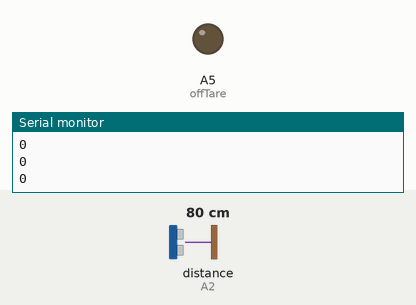
Bench run of a sketch on a simulated Arduino Uno, built with avr-gcc and run on an emulated ATmega328P. On the bench: output pins drawn as LEDs (lit = HIGH), the last lines printed to the serial monitor. Dashed ring = blinking. The inputs (shaded band) are chosen by the test bench; at power-on: distance to the obstacle (sensor on A2) 80 cm.

Above: at 1.2 s.
1.3 s: distance to the obstacle (sensor on A2) set to 48 cm
2.8 s: distance to the obstacle (sensor on A2) set to 42 cm
At 3.08 s:
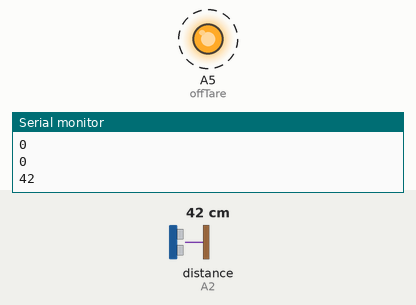
5.8 s: distance to the obstacle (sensor on A2) set to 37 cm
8.8 s: distance to the obstacle (sensor on A2) set to 31 cm
At 9.6 s:
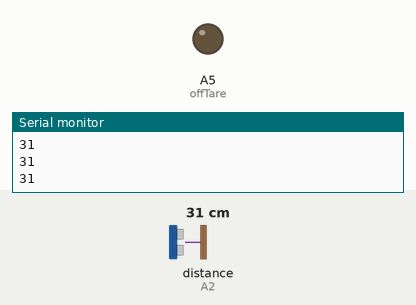
10.3 s: distance to the obstacle (sensor on A2) set to 35 cm
At 10.61 s:
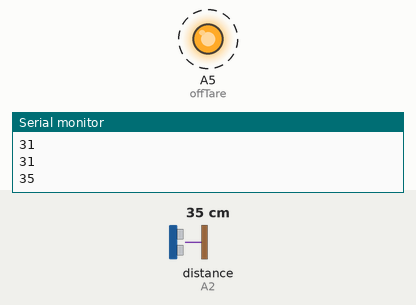
Timing chart, 0 to 14.3 s (numbered marks = the images above; inputs shaded):
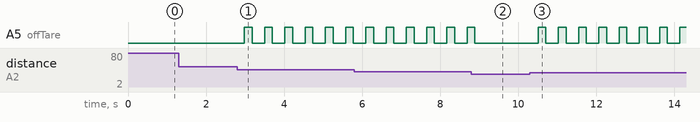

The sketch:

distance_sensor_pre-production.ino
```cpp
#include <NewPing.h>

const int markPin = A1;
const int twainPin = A2;
const int offTare = A5;

const int min_lowDist = 34;
const int max_distance = 45;
NewPing sonar(markPin, twainPin, max_distance);

void setup() {
  // put your setup code here, to run once:
Serial.begin(9600);
pinMode(offTare, OUTPUT);

}

void loop() {
  // put your main code here, to run repeatedly:
    int uS = sonar.ping_median();
    Serial.println(uS / US_ROUNDTRIP_CM);

  if (uS / US_ROUNDTRIP_CM > min_lowDist) {
    ledBlink(offTare, 200, 200);
    } else {
    digitalWrite(offTare, LOW);
  }

}

void ledBlink(int blinkingLED, int blinkOnLengthMs, int blinkOffLengthMs) {
  unsigned long startMillis = millis();
  digitalWrite(blinkingLED, HIGH);
  while (millis() < startMillis + blinkOnLengthMs);
  digitalWrite(blinkingLED, LOW);
  while (millis() < startMillis + blinkOffLengthMs + blinkOnLengthMs);
}
```

Measured:
- the behaviour switches between 46 and 45 cm on distance to the obstacle (sensor on A2) (found by bisection; images 0 and 1)
- the behaviour switches between 35 and 34 cm on distance to the obstacle (sensor on A2) (found by bisection; images 1 and 2)
- after the input at 2.8 s, A5 (offTare): alternates HIGH for 0.20 s and LOW for 0.32 s, starting after 0.18 s
- after the input at 8.8 s, A5 (offTare): goes on until 8.9 s, then stays LOW
- after the input at 10.3 s, A5 (offTare): alternates HIGH for 0.20 s and LOW for 0.32 s, starting after 0.21 s
